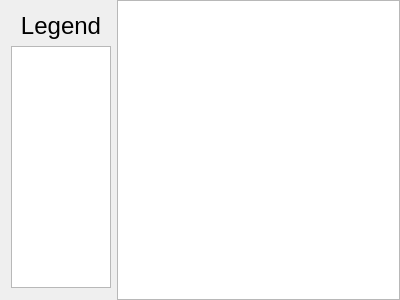
<?xml version="1.0" encoding="UTF-8"?>
<ui version="4.0">
 <class>BuildLegend</class>
 <widget class="QWidget" name="BuildLegend">
  <property name="geometry">
   <rect>
    <x>0</x>
    <y>0</y>
    <width>400</width>
    <height>300</height>
   </rect>
  </property>
  <layout class="QHBoxLayout" name="horizontalLayout" stretch="1,3">
   <property name="topMargin">
    <number>0</number>
   </property>
   <property name="rightMargin">
    <number>0</number>
   </property>
   <property name="bottomMargin">
    <number>0</number>
   </property>
   <item>
    <layout class="QVBoxLayout" name="verticalLayout">
     <property name="topMargin">
      <number>12</number>
     </property>
     <property name="bottomMargin">
      <number>12</number>
     </property>
     <item>
      <widget class="QLabel" name="label">
       <property name="sizePolicy">
        <sizepolicy hsizetype="Preferred" vsizetype="Fixed">
         <horstretch>0</horstretch>
         <verstretch>0</verstretch>
        </sizepolicy>
       </property>
       <property name="text">
        <string>&lt;html&gt;&lt;head/&gt;&lt;body&gt;&lt;p&gt;&lt;span style=&quot; font-size:18pt;&quot;&gt;Legend&lt;/span&gt;&lt;/p&gt;&lt;/body&gt;&lt;/html&gt;</string>
       </property>
       <property name="alignment">
        <set>Qt::AlignCenter</set>
       </property>
      </widget>
     </item>
     <item>
      <widget class="QListView" name="legendView">
       <property name="sizePolicy">
        <sizepolicy hsizetype="MinimumExpanding" vsizetype="Preferred">
         <horstretch>0</horstretch>
         <verstretch>0</verstretch>
        </sizepolicy>
       </property>
       <property name="sizeAdjustPolicy">
        <enum>QAbstractScrollArea::AdjustToContents</enum>
       </property>
       <property name="editTriggers">
        <set>QAbstractItemView::NoEditTriggers</set>
       </property>
       <property name="showDropIndicator" stdset="0">
        <bool>false</bool>
       </property>
       <property name="defaultDropAction">
        <enum>Qt::CopyAction</enum>
       </property>
       <property name="alternatingRowColors">
        <bool>true</bool>
       </property>
       <property name="selectionMode">
        <enum>QAbstractItemView::NoSelection</enum>
       </property>
       <property name="iconSize">
        <size>
         <width>32</width>
         <height>32</height>
        </size>
       </property>
       <property name="uniformItemSizes">
        <bool>true</bool>
       </property>
      </widget>
     </item>
    </layout>
   </item>
   <item>
    <widget class="Esri::ArcGISRuntime::MapGraphicsView" name="mapView">
     <property name="sizePolicy">
      <sizepolicy hsizetype="MinimumExpanding" vsizetype="MinimumExpanding">
       <horstretch>0</horstretch>
       <verstretch>0</verstretch>
      </sizepolicy>
     </property>
    </widget>
   </item>
  </layout>
 </widget>
 <customwidgets>
  <customwidget>
   <class>Esri::ArcGISRuntime::MapGraphicsView</class>
   <extends>QGraphicsView</extends>
   <header location="global">MapGraphicsView.h</header>
  </customwidget>
 </customwidgets>
 <resources/>
 <connections/>
</ui>
